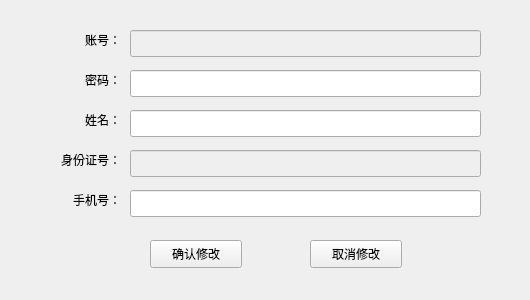
<?xml version="1.0" encoding="UTF-8"?>
<ui version="4.0">
 <class>userInfoEdit</class>
 <widget class="QWidget" name="userInfoEdit">
  <property name="geometry">
   <rect>
    <x>0</x>
    <y>0</y>
    <width>530</width>
    <height>300</height>
   </rect>
  </property>
  <property name="windowTitle">
   <string>Form</string>
  </property>
  <widget class="QLineEdit" name="userAccountEdit">
   <property name="enabled">
    <bool>false</bool>
   </property>
   <property name="geometry">
    <rect>
     <x>130</x>
     <y>30</y>
     <width>351</width>
     <height>27</height>
    </rect>
   </property>
   <property name="readOnly">
    <bool>true</bool>
   </property>
  </widget>
  <widget class="QLineEdit" name="userPassEdit">
   <property name="geometry">
    <rect>
     <x>130</x>
     <y>70</y>
     <width>351</width>
     <height>27</height>
    </rect>
   </property>
  </widget>
  <widget class="QLineEdit" name="userNameEdit">
   <property name="geometry">
    <rect>
     <x>130</x>
     <y>110</y>
     <width>351</width>
     <height>27</height>
    </rect>
   </property>
  </widget>
  <widget class="QLineEdit" name="userID_Edit">
   <property name="enabled">
    <bool>false</bool>
   </property>
   <property name="geometry">
    <rect>
     <x>130</x>
     <y>150</y>
     <width>351</width>
     <height>27</height>
    </rect>
   </property>
  </widget>
  <widget class="QLabel" name="label">
   <property name="geometry">
    <rect>
     <x>70</x>
     <y>30</y>
     <width>51</width>
     <height>19</height>
    </rect>
   </property>
   <property name="text">
    <string>账号：</string>
   </property>
   <property name="alignment">
    <set>Qt::AlignmentFlag::AlignRight|Qt::AlignmentFlag::AlignTrailing|Qt::AlignmentFlag::AlignVCenter</set>
   </property>
  </widget>
  <widget class="QLabel" name="label_2">
   <property name="geometry">
    <rect>
     <x>70</x>
     <y>70</y>
     <width>51</width>
     <height>19</height>
    </rect>
   </property>
   <property name="text">
    <string>密码：</string>
   </property>
   <property name="alignment">
    <set>Qt::AlignmentFlag::AlignRight|Qt::AlignmentFlag::AlignTrailing|Qt::AlignmentFlag::AlignVCenter</set>
   </property>
  </widget>
  <widget class="QLabel" name="label_3">
   <property name="geometry">
    <rect>
     <x>70</x>
     <y>110</y>
     <width>51</width>
     <height>19</height>
    </rect>
   </property>
   <property name="text">
    <string>姓名：</string>
   </property>
   <property name="alignment">
    <set>Qt::AlignmentFlag::AlignRight|Qt::AlignmentFlag::AlignTrailing|Qt::AlignmentFlag::AlignVCenter</set>
   </property>
  </widget>
  <widget class="QLabel" name="label_4">
   <property name="geometry">
    <rect>
     <x>40</x>
     <y>150</y>
     <width>81</width>
     <height>19</height>
    </rect>
   </property>
   <property name="text">
    <string>身份证号：</string>
   </property>
   <property name="alignment">
    <set>Qt::AlignmentFlag::AlignRight|Qt::AlignmentFlag::AlignTrailing|Qt::AlignmentFlag::AlignVCenter</set>
   </property>
  </widget>
  <widget class="QLineEdit" name="userPhoneEdit">
   <property name="geometry">
    <rect>
     <x>130</x>
     <y>190</y>
     <width>351</width>
     <height>27</height>
    </rect>
   </property>
  </widget>
  <widget class="QLabel" name="label_5">
   <property name="geometry">
    <rect>
     <x>50</x>
     <y>190</y>
     <width>71</width>
     <height>19</height>
    </rect>
   </property>
   <property name="text">
    <string>手机号：</string>
   </property>
   <property name="alignment">
    <set>Qt::AlignmentFlag::AlignRight|Qt::AlignmentFlag::AlignTrailing|Qt::AlignmentFlag::AlignVCenter</set>
   </property>
  </widget>
  <widget class="QPushButton" name="confirmEdit">
   <property name="geometry">
    <rect>
     <x>150</x>
     <y>240</y>
     <width>92</width>
     <height>28</height>
    </rect>
   </property>
   <property name="text">
    <string>确认修改</string>
   </property>
  </widget>
  <widget class="QPushButton" name="cancelEdit">
   <property name="geometry">
    <rect>
     <x>310</x>
     <y>240</y>
     <width>92</width>
     <height>28</height>
    </rect>
   </property>
   <property name="text">
    <string>取消修改</string>
   </property>
  </widget>
 </widget>
 <resources/>
 <connections/>
</ui>
